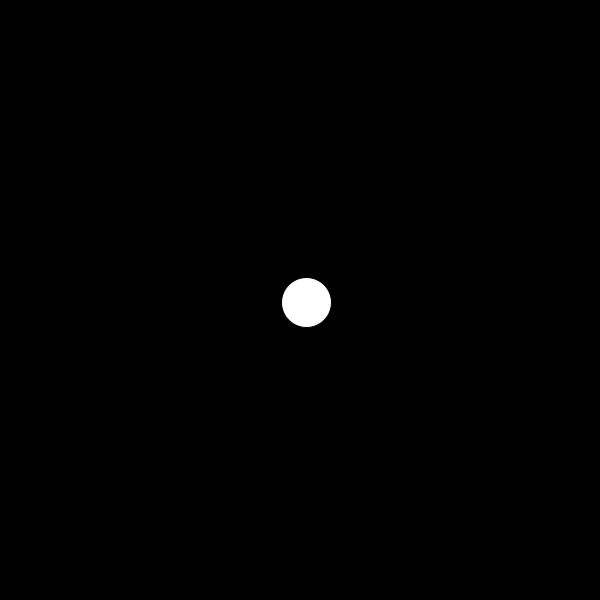
Frame 1 (no input)
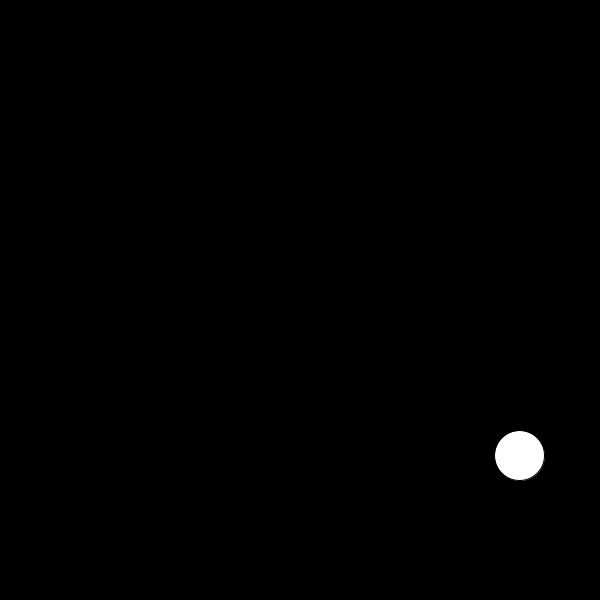
Frame 60 (the mouse pressed at the canvas centre just before this capture)
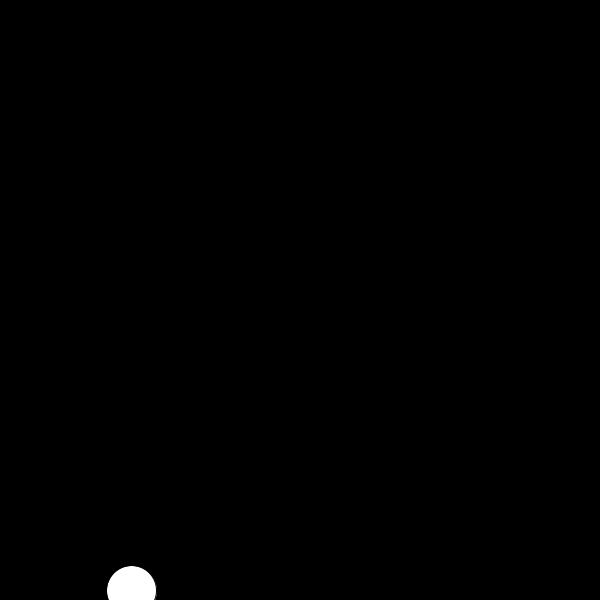
Frame 120 (the mouse held since frame 60 and released just before this capture)

The Processing sketch that drew these frames (run headless with seeded random() and noise(); from frame 60 on, the mouse is pressed at the canvas centre):

// Processing sketch: EnBall
// ── EnBall.pde
float x = 300, y = 300;
float xFart = random(10);
float yFart = random(10);

void setup() {
  size(600, 600);
}
void draw() {
  background(0);
  x = x + xFart;
  y = y + yFart;
  if (x > width || x < 0) {
    xFart = -xFart;
  }
  if (y > height || y < 0) {
    yFart = -yFart;
  }
  ellipse(x, y, 50, 50);
}
